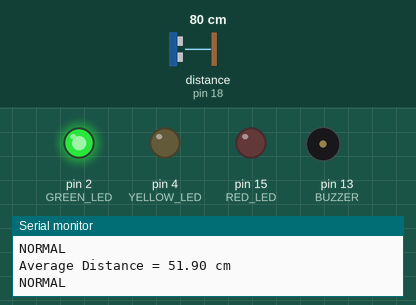
Recording of a sketch running on a simulated Arduino Uno, built with avr-gcc and run on an emulated ATmega328P. Shown: output pins drawn as LEDs (lit = HIGH), buzzer (waves = sounding), the last lines printed to the serial monitor. Wiring (inferred from the names in the program): ultrasonic range finder: trigger pin 5; echo pin 18. The test bench sets the inputs (shaded band); at power-on: distance to the obstacle (sensor on pin 18) 80 cm. The echo pulse lasts 58.3 µs per cm; pins used as bus, display or sensor lines are not drawn.

Above: at 1.3 s.
1.4 s: distance to the obstacle (sensor on pin 18) set to 5 cm
4.4 s: distance to the obstacle (sensor on pin 18) set to 2 cm
At 6.5 s:
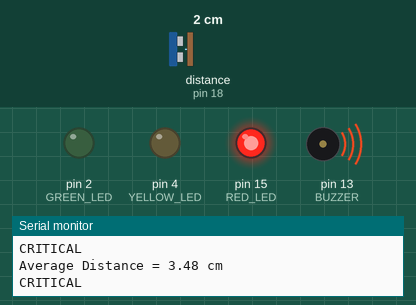
7.4 s: distance to the obstacle (sensor on pin 18) set to 20 cm
10.4 s: distance to the obstacle (sensor on pin 18) set to 22 cm
At 11.5 s:
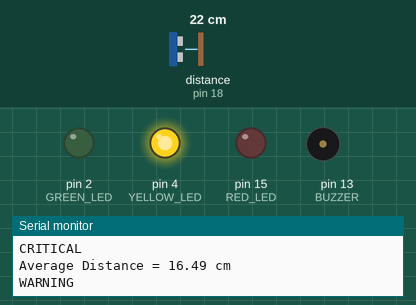
13.4 s: distance to the obstacle (sensor on pin 18) set to 7 cm
16.4 s: distance to the obstacle (sensor on pin 18) set to 4 cm
Timing chart, 0 to 19.0 s (numbered marks = the images above; inputs shaded):
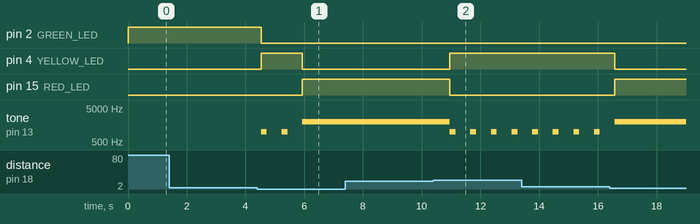

The sketch:

River_Water_Level_Alert.ino
```cpp
#define TRIG_PIN 5
#define ECHO_PIN 18

#define GREEN_LED 2
#define YELLOW_LED 4
#define RED_LED 15

#define BUZZER 13

float readings[10];
int index = 0;

void setup() {
  Serial.begin(115200);

  pinMode(TRIG_PIN, OUTPUT);
  pinMode(ECHO_PIN, INPUT);

  pinMode(GREEN_LED, OUTPUT);
  pinMode(YELLOW_LED, OUTPUT);
  pinMode(RED_LED, OUTPUT);

  pinMode(BUZZER, OUTPUT);

  // Initialize array
  for (int i = 0; i < 10; i++) {
    readings[i] = 40;
  }
}

float getDistance() {

  digitalWrite(TRIG_PIN, LOW);
  delayMicroseconds(2);

  digitalWrite(TRIG_PIN, HIGH);
  delayMicroseconds(10);
  digitalWrite(TRIG_PIN, LOW);

  long duration = pulseIn(ECHO_PIN, HIGH);

  float distance = duration * 0.0343 / 2;

  return distance;
}

void loop() {

  float distance = getDistance();

  readings[index] = distance;

  index++;

  if (index >= 10)
    index = 0;

  // Rolling Average
  float average = 0;

  for (int i = 0; i < 10; i++) {
    average += readings[i];
  }

  average = average / 10;

  Serial.print("Average Distance = ");
  Serial.print(average);
  Serial.println(" cm");

  // Turn everything OFF first
  digitalWrite(GREEN_LED, LOW);
  digitalWrite(YELLOW_LED, LOW);
  digitalWrite(RED_LED, LOW);
  noTone(BUZZER);

  // NORMAL
  if (average > 30) {

    digitalWrite(GREEN_LED, HIGH);

    Serial.println("NORMAL");

  }

  // WARNING
  else if (average >= 15 && average <= 30) {

    digitalWrite(YELLOW_LED, HIGH);

    tone(BUZZER, 1000);
    delay(200);
    noTone(BUZZER);

    Serial.println("WARNING");

  }

  // CRITICAL
  else {

    digitalWrite(RED_LED, HIGH);

    tone(BUZZER, 2000);

    Serial.println("CRITICAL");

  }

  delay(500);
}
```

Measured:
- the behaviour switches between 4 and 3 cm on distance to the obstacle (sensor on pin 18) (found by bisection; images 0 and 1)
- the behaviour switches between 21 and 22 cm on distance to the obstacle (sensor on pin 18) (found by bisection; images 1 and 2)
- by itself, tone on pin 13 (BUZZER): alternates 1000 Hz for 0.20 s and silent for 0.50 s
